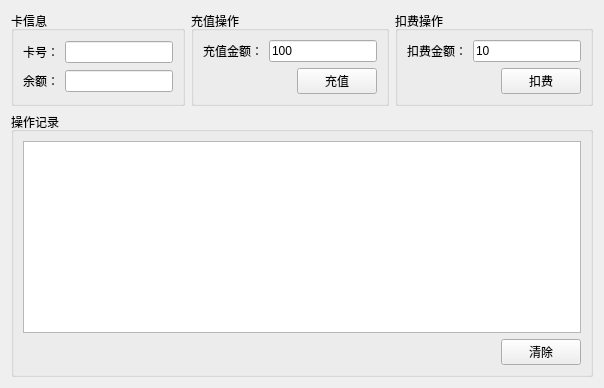
              <widget class="QWidget" name="tab_4">
               <attribute name="title">
                <string>卡钱包</string>
               </attribute>
               <layout class="QHBoxLayout" name="horizontalLayout_139">
                <item>
                 <layout class="QVBoxLayout" name="verticalLayout_56">
                  <item>
                   <layout class="QHBoxLayout" name="horizontalLayout_136">
                    <item>
                     <widget class="QGroupBox" name="groupBox_37">
                      <property name="title">
                       <string>卡信息</string>
                      </property>
                      <layout class="QHBoxLayout" name="horizontalLayout_129">
                       <item>
                        <layout class="QVBoxLayout" name="verticalLayout_52">
                         <item>
                          <layout class="QHBoxLayout" name="horizontalLayout_127">
                           <item>
                            <widget class="QLabel" name="label_52">
                             <property name="text">
                              <string>卡号：</string>
                             </property>
                            </widget>
                           </item>
                           <item>
                            <widget class="QLineEdit" name="ETC_lineEdit_A_Card_Num">
                             <property name="readOnly">
                              <bool>true</bool>
                             </property>
                            </widget>
                           </item>
                          </layout>
                         </item>
                         <item>
                          <layout class="QHBoxLayout" name="horizontalLayout_128">
                           <item>
                            <widget class="QLabel" name="label_53">
                             <property name="text">
                              <string>余额：</string>
                             </property>
                            </widget>
                           </item>
                           <item>
                            <widget class="QLineEdit" name="ETC_lineEdit_A_Balance">
                             <property name="readOnly">
                              <bool>true</bool>
                             </property>
                            </widget>
                           </item>
                          </layout>
                         </item>
                        </layout>
                       </item>
                      </layout>
                     </widget>
                    </item>
                    <item>
                     <widget class="QGroupBox" name="groupBox_38">
                      <property name="title">
                       <string>充值操作</string>
                      </property>
                      <layout class="QHBoxLayout" name="horizontalLayout_132">
                       <item>
                        <layout class="QVBoxLayout" name="verticalLayout_53">
                         <item>
                          <layout class="QHBoxLayout" name="horizontalLayout_130">
                           <item>
                            <widget class="QLabel" name="label_54">
                             <property name="text">
                              <string>充值金额：</string>
                             </property>
                            </widget>
                           </item>
                           <item>
                            <widget class="QLineEdit" name="ETC_lineEdit_A_Up_Money">
                             <property name="text">
                              <string>100</string>
                             </property>
                            </widget>
                           </item>
                          </layout>
                         </item>
                         <item>
                          <layout class="QHBoxLayout" name="horizontalLayout_131">
                           <item>
                            <spacer name="horizontalSpacer_40">
                             <property name="orientation">
                              <enum>Qt::Horizontal</enum>
                             </property>
                             <property name="sizeHint" stdset="0">
                              <size>
                               <width>40</width>
                               <height>20</height>
                              </size>
                             </property>
                            </spacer>
                           </item>
                           <item>
                            <widget class="QPushButton" name="ETC_pushButton_A_Up_Money">
                             <property name="text">
                              <string>充值</string>
                             </property>
                            </widget>
                           </item>
                          </layout>
                         </item>
                        </layout>
                       </item>
                      </layout>
                     </widget>
                    </item>
                    <item>
                     <widget class="QGroupBox" name="groupBox_39">
                      <property name="title">
                       <string>扣费操作</string>
                      </property>
                      <layout class="QHBoxLayout" name="horizontalLayout_135">
                       <item>
                        <layout class="QVBoxLayout" name="verticalLayout_54">
                         <item>
                          <layout class="QHBoxLayout" name="horizontalLayout_134">
                           <item>
                            <widget class="QLabel" name="label_55">
                             <property name="text">
                              <string>扣费金额：</string>
                             </property>
                            </widget>
                           </item>
                           <item>
                            <widget class="QLineEdit" name="ETC_lineEdit_A_Down_Money">
                             <property name="text">
                              <string>10</string>
                             </property>
                            </widget>
                           </item>
                          </layout>
                         </item>
                         <item>
                          <layout class="QHBoxLayout" name="horizontalLayout_133">
                           <item>
                            <spacer name="horizontalSpacer_41">
                             <property name="orientation">
                              <enum>Qt::Horizontal</enum>
                             </property>
                             <property name="sizeHint" stdset="0">
                              <size>
                               <width>40</width>
                               <height>20</height>
                              </size>
                             </property>
                            </spacer>
                           </item>
                           <item>
                            <widget class="QPushButton" name="ETC_pushButton_A_Down_Money">
                             <property name="text">
                              <string>扣费</string>
                             </property>
                            </widget>
                           </item>
                          </layout>
                         </item>
                        </layout>
                       </item>
                      </layout>
                     </widget>
                    </item>
                   </layout>
                  </item>
                  <item>
                   <widget class="QGroupBox" name="groupBox_40">
                    <property name="title">
                     <string>操作记录</string>
                    </property>
                    <layout class="QHBoxLayout" name="horizontalLayout_138">
                     <item>
                      <layout class="QVBoxLayout" name="verticalLayout_55">
                       <item>
                        <widget class="QListWidget" name="ETC_listWidget_A_Data"/>
                       </item>
                       <item>
                        <layout class="QHBoxLayout" name="horizontalLayout_137">
                         <item>
                          <spacer name="horizontalSpacer_42">
                           <property name="orientation">
                            <enum>Qt::Horizontal</enum>
                           </property>
                           <property name="sizeHint" stdset="0">
                            <size>
                             <width>40</width>
                             <height>20</height>
                            </size>
                           </property>
                          </spacer>
                         </item>
                         <item>
                          <widget class="QPushButton" name="ETC_pushButton_A_Del_Data">
                           <property name="text">
                            <string>清除</string>
                           </property>
                          </widget>
                         </item>
                        </layout>
                       </item>
                      </layout>
                     </item>
                    </layout>
                   </widget>
                  </item>
                 </layout>
                </item>
               </layout>
              </widget>
